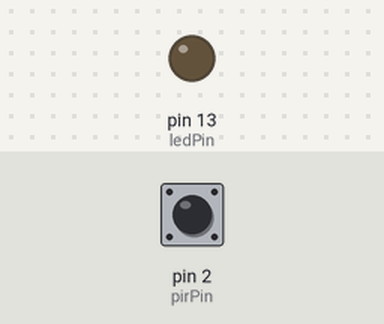
A sketch run on a simulated Arduino Uno, built with avr-gcc and run on an emulated ATmega328P. Parts: output pins drawn as LEDs (lit = HIGH). Inputs (shaded band) come from the test bench; at power-on: pin 2 (pirPin) LOW. What the sketch prints to the serial monitor is not drawn.

Above: at 1.2 s.
1.3 s: pin 2 (pirPin) driven HIGH
At 1.6 s:
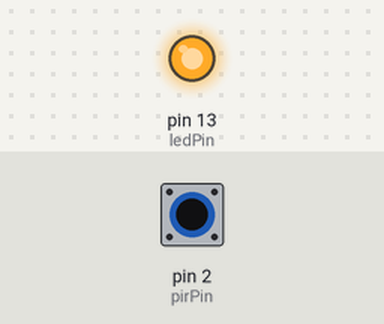
2.8 s: pin 2 (pirPin) driven LOW
At 4.3 s:
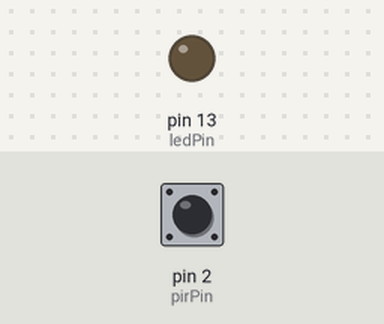
5.8 s: pin 2 (pirPin) pulsed HIGH 2 times (0.12 s each, 0.3 s apart)
At 7.2 s:
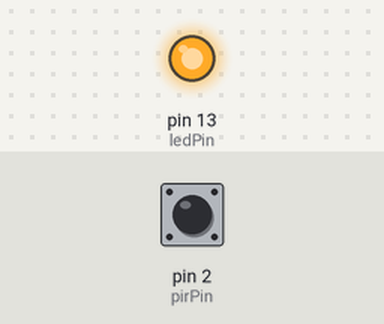
9.4 s: pin 2 (pirPin) pulsed HIGH 5 times (0.12 s each, 0.3 s apart)
At 12.8 s:
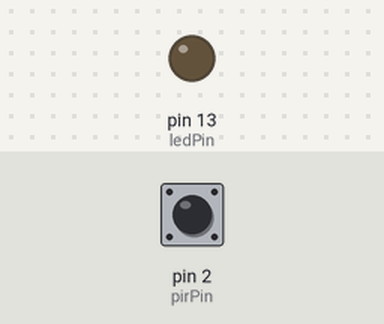
Timing chart, 0 to 14.3 s (numbered marks = the images above; inputs shaded):
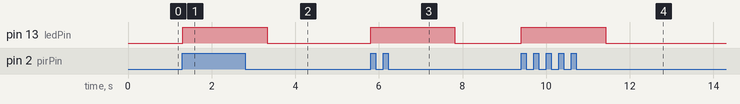

Measured:
- after the input at 1.3 s, pin 13 (ledPin): LOW → HIGH at once
- after the input at 2.8 s, pin 13 (ledPin): HIGH → LOW after 0.52 s
- after the input at 5.8 s, pin 13 (ledPin): LOW → HIGH at once, → LOW 2.0 s later
- after the input at 9.4 s, pin 13 (ledPin): LOW → HIGH at once, → LOW 2.0 s later

The sketch:

sketch_may20a.ino
```cpp
//Тестировалось на Arduino IDE 1.0.1
#define pirPin 2
#define ledPin 13

void setup()
{
  Serial.begin(9600);
  pinMode(pirPin, INPUT);
  pinMode(ledPin,OUTPUT);
}

void loop()
{
  int pirVal = digitalRead(pirPin);

  //Если обнаружили движение
  if(pirVal == HIGH)
  {
    digitalWrite(ledPin, HIGH);
    Serial.print("Motion detected");
    delay(2000);
  }
  else
  {
    Serial.print("No motion");
    digitalWrite(ledPin,LOW);
  }
}
```
